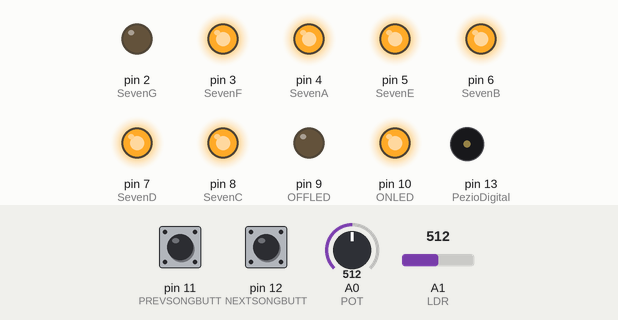
A sketch run on a simulated Arduino Uno, built with avr-gcc and run on an emulated ATmega328P. Shown: output pins drawn as LEDs (lit = HIGH), buzzer (waves = sounding). The inputs (shaded band) are chosen by the test bench; at power-on: pin 12 (NEXTSONGBUTT) LOW, A1 (LDR) = 512, pin 11 (PREVSONGBUTT) LOW, A0 (POT) = 512.

Above: at 1.2 s.
1.3 s: pin 12 (NEXTSONGBUTT) pulled HIGH for 0.15 s
At 2.3 s:
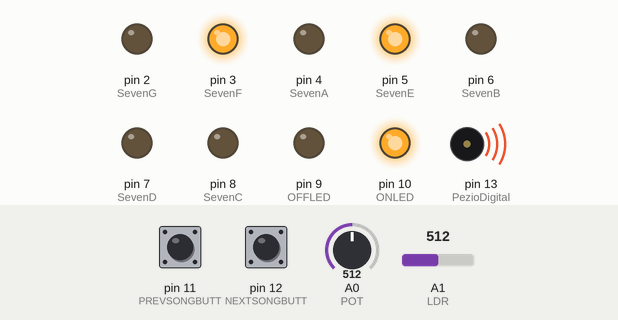
4.4 s: A1 (LDR) set to 22
5.9 s: A1 (LDR) set to 17
At 7.0 s:
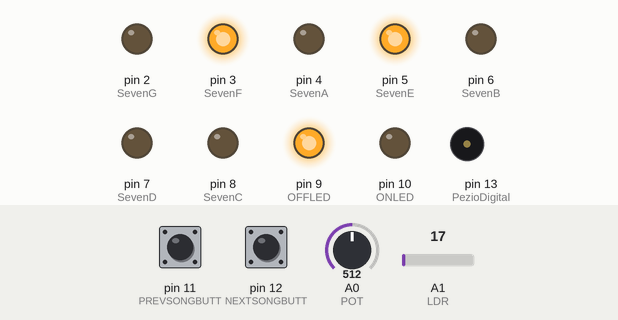
7.4 s: A1 (LDR) set to 122
At 8.1 s:
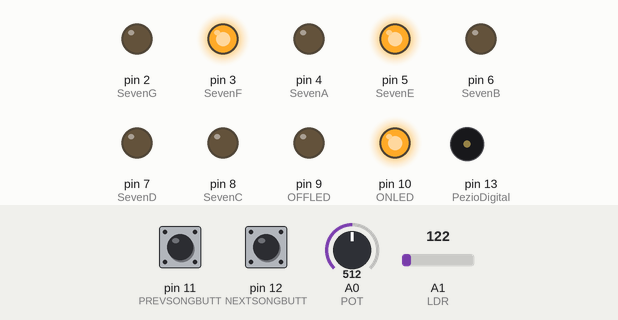
8.9 s: pin 12 (NEXTSONGBUTT) pulled HIGH for 1 s
At 11.6 s:
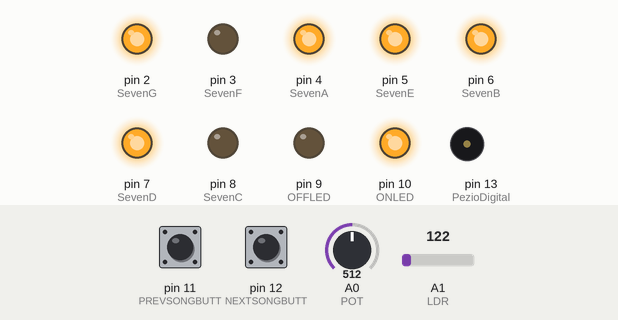
11.9 s: pin 12 (NEXTSONGBUTT) pulled HIGH for 0.15 s
At 15.3 s:
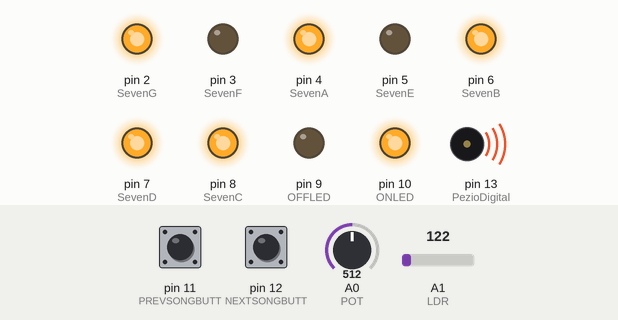
Timing chart, 0 to 15.9 s (numbered marks = the images above; inputs shaded):
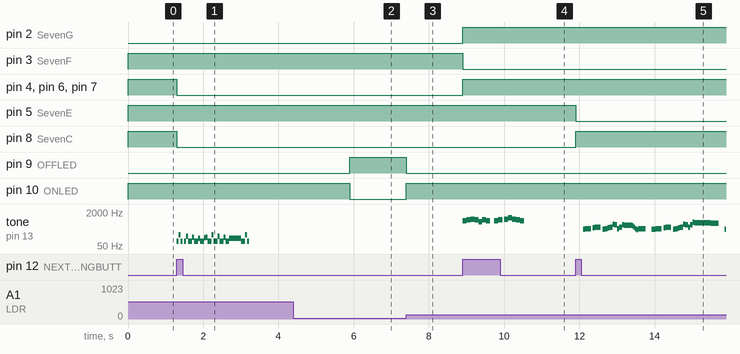

Measured:
- the behaviour switches between 20 and 19 on A1 (LDR) (found by bisection; images 1 and 2)
- after the input at 1.3 s, pin 4 (SevenA), pin 6 (SevenB), pin 7 (SevenD), pin 8 (SevenC): HIGH → LOW at once; tone on pin 13 (PezioDigital): plays 82 Hz for 0.05 s, 165 Hz for 0.05 s, 82 Hz for 0.06 s, 82 Hz for 0.05 s, 147 Hz for 0.05 s, 82 Hz for 0.10 s … (23 notes in this stretch), starting at once
- after the input at 4.4 s, every drawn part: stays the same
- after the input at 5.9 s, pin 9 (OFFLED): LOW → HIGH at once; pin 10 (ONLED): HIGH → LOW at once
- after the input at 7.4 s, pin 9 (OFFLED): HIGH → LOW at once; pin 10 (ONLED): LOW → HIGH at once
- after the input at 8.9 s, pin 2 (SevenG), pin 4 (SevenA), pin 6 (SevenB), pin 7 (SevenD): LOW → HIGH at once; pin 3 (SevenF): HIGH → LOW at once; tone on pin 13 (PezioDigital): plays 784 Hz for 0.10 s, 880 Hz for 0.11 s, 932 Hz for 0.11 s, 880 Hz for 0.10 s, 698 Hz for 0.11 s, 880 Hz for 0.10 s … (14 notes in this stretch), starting at once
- after the input at 11.9 s, pin 5 (SevenE): HIGH → LOW at once; pin 8 (SevenC): LOW → HIGH at once; tone on pin 13 (PezioDigital): plays 311 Hz for 0.05 s, 330 Hz for 0.16 s, 370 Hz for 0.05 s, 392 Hz for 0.16 s, 311 Hz for 0.05 s, 330 Hz for 0.08 s … (35 notes in this stretch), starting after 0.20 s

The sketch:

Run.ino
```cpp
// Start define notes
#define NOTE_B0 31
#define NOTE_C1 33
#define NOTE_CS1 35
#define NOTE_D1 37
#define NOTE_DS1 39
#define NOTE_E1 41
#define NOTE_F1 44
#define NOTE_FS1 46
#define NOTE_G1 49
#define NOTE_GS1 52
#define NOTE_A1 55
#define NOTE_AS1 58
#define NOTE_B1 62
#define NOTE_C2 65
#define NOTE_CS2 69
#define NOTE_D2 73
#define NOTE_DS2 78
#define NOTE_E2 82
#define NOTE_F2 87
#define NOTE_FS2 93
#define NOTE_G2 98
#define NOTE_GS2 104
#define NOTE_A2 110
#define NOTE_AS2 117
#define NOTE_B2 123
#define NOTE_C3 131
#define NOTE_CS3 139
#define NOTE_D3 147
#define NOTE_DS3 156
#define NOTE_E3 165
#define NOTE_F3 175
#define NOTE_FS3 185
#define NOTE_G3 196
#define NOTE_GS3 208
#define NOTE_A3 220
#define NOTE_AS3 233
#define NOTE_B3 247
#define NOTE_C4 262
#define NOTE_CS4 277
#define NOTE_D4 294
#define NOTE_DS4 311
#define NOTE_E4 330
#define NOTE_F4 349
#define NOTE_FS4 370
#define NOTE_G4 392
#define NOTE_GS4 415
#define NOTE_A4 440
#define NOTE_AS4 466
#define NOTE_B4 494
#define NOTE_C5 523
#define NOTE_CS5 554
#define NOTE_D5 587
#define NOTE_DS5 622
#define NOTE_E5 659
#define NOTE_F5 698
#define NOTE_FS5 740
#define NOTE_G5 784
#define NOTE_GS5 831
#define NOTE_A5 880
#define NOTE_AS5 932
#define NOTE_B5 988
#define NOTE_C6 1047
#define NOTE_CS6 1109
#define NOTE_D6 1175
#define NOTE_DS6 1245
#define NOTE_E6 1319
#define NOTE_F6 1397
#define NOTE_FS6 1480
#define NOTE_G6 1568
#define NOTE_GS6 1661
#define NOTE_A6 1760
#define NOTE_AS6 1865
#define NOTE_B6 1976
#define NOTE_C7 2093
#define NOTE_CS7 2217
#define NOTE_D7 2349
#define NOTE_DS7 2489
#define NOTE_E7 2637
#define NOTE_F7 2794
#define NOTE_FS7 2960
#define NOTE_G7 3136
#define NOTE_GS7 3322
#define NOTE_A7 3520
#define NOTE_AS7 3729
#define NOTE_B7 3951
#define NOTE_C8 4186
#define NOTE_CS8 4435
#define NOTE_D8 4699
#define NOTE_DS8 4978
#define REST 0
// end define notes
// Start define pins
#define PezioDigital 13
#define NEXTSONGBUTT 12
#define PREVSONGBUTT 11
#define LDR A1
#define POT A0
#define OFFLED 9
#define ONLED 10
#define ldrTreshold 20
#define SevenA 4
#define SevenB 6
#define SevenC 8
#define SevenD 7
#define SevenE 5
#define SevenF 3
#define SevenG 2
// end define pins
// Start initialize songs
int song1[] = {

    // At Doom's Gate (E1M1)
    // Score available at https://musescore.com/pieridot/doom

    NOTE_E2,
    8,
    NOTE_E2,
    8,
    NOTE_E3,
    8,
    NOTE_E2,
    8,
    NOTE_E2,
    8,
    NOTE_D3,
    8,
    NOTE_E2,
    8,
    NOTE_E2,
    8, //1
    NOTE_C3,
    8,
    NOTE_E2,
    8,
    NOTE_E2,
    8,
    NOTE_AS2,
    8,
    NOTE_E2,
    8,
    NOTE_E2,
    8,
    NOTE_B2,
    8,
    NOTE_C3,
    8,
    NOTE_E2,
    8,
    NOTE_E2,
    8,
    NOTE_E3,
    8,
    NOTE_E2,
    8,
    NOTE_E2,
    8,
    NOTE_D3,
    8,
    NOTE_E2,
    8,
    NOTE_E2,
    8,
    NOTE_C3,
    8,
    NOTE_E2,
    8,
    NOTE_E2,
    8,
    NOTE_AS2,
    -2,

    NOTE_E2,
    8,
    NOTE_E2,
    8,
    NOTE_E3,
    8,
    NOTE_E2,
    8,
    338

};
int song2[] = {

    // Bloody Tears, from Castlevania II
    // Arranged by Bobby Lee. THe flute part was used
    // https://musescore.com/user/263171/scores/883296

    //B-flat major Bb Eb
    REST, 4, NOTE_G5, 4,
    NOTE_A5, 4, NOTE_AS5, 4,
    NOTE_A5, 4, NOTE_F5, 4,
    NOTE_A5, 4, NOTE_G5, 4,
    REST, 4, NOTE_G5, 4,
    NOTE_A5, 4, NOTE_AS5, 4,
    NOTE_C6, 4, NOTE_AS5, 4,

    NOTE_A5, 4, NOTE_G5, 4, //8
    338};

int song3[] = {

    // Pink Panther theme
    // Score available at https://musescore.com/benedictsong/the-pink-panther
    // Theme by Masato Nakamura, arranged by Teddy Mason

    REST,
    2,
    REST,
    4,
    REST,
    8,
    NOTE_DS4,
    8,
    NOTE_E4,
    -4,
    REST,
    8,
    NOTE_FS4,
    8,
    NOTE_G4,
    -4,
    REST,
    8,
    NOTE_DS4,
    8,
    NOTE_E4,
    -8,
    NOTE_FS4,
    8,
    NOTE_G4,
    -8,
    NOTE_C5,
    8,
    NOTE_B4,
    -8,
    NOTE_E4,
    8,
    NOTE_G4,
    -8,
    NOTE_B4,
    8,
    NOTE_AS4,
    2,
    NOTE_A4,
    -16,
    NOTE_G4,
    -16,
    NOTE_E4,
    -16,
    NOTE_D4,
    -16,
    NOTE_E4,
    2,
    REST,
    4,
    REST,
    8,
    NOTE_DS4,
    4,

    NOTE_E4,
    -4,
    REST,
    8,
    NOTE_FS4,
    8,
    NOTE_G4,
    -4,
    REST,
    8,
    NOTE_DS4,
    8,
    NOTE_E4,
    -8,
    NOTE_FS4,
    8,
    NOTE_G4,
    -8,
    NOTE_C5,
    8,
    NOTE_B4,
    -8,
    NOTE_G4,
    8,
    NOTE_B4,
    -8,
    NOTE_E5,
    8,
    NOTE_DS5,
    1,
    NOTE_D5,
    2,
    REST,
    4,
    REST,
    8,
    NOTE_DS4,
    8,
    NOTE_E4,
    -4,
    REST,
    8,
    NOTE_FS4,
    8,
    NOTE_G4,
    -4,
    REST,
    8,
    NOTE_DS4,
    8,
    NOTE_E4,
    -8,
    NOTE_FS4,
    8,
    NOTE_G4,
    -8,
    NOTE_C5,
    8,
    NOTE_B4,
    -8,
    NOTE_E4,
    8,
    NOTE_G4,
    -8,
    NOTE_B4,
    8,

    NOTE_AS4,
    2,
    NOTE_A4,
    -16,
    NOTE_G4,
    -16,
    NOTE_E4,
    -16,
    NOTE_D4,
    -16,
    NOTE_E4,
    -4,
    REST,
    4,
    REST,
    4,
    NOTE_E5,
    -8,
    NOTE_D5,
    8,
    NOTE_B4,
    -8,
    NOTE_A4,
    8,
    NOTE_G4,
    -8,
    NOTE_E4,
    -8,
    NOTE_AS4,
    16,
    NOTE_A4,
    -8,
    NOTE_AS4,
    16,
    NOTE_A4,
    -8,
    NOTE_AS4,
    16,
    NOTE_A4,
    -8,
    NOTE_AS4,
    16,
    NOTE_A4,
    -8,
    NOTE_G4,
    -16,
    NOTE_E4,
    -16,
    NOTE_D4,
    -16,
    NOTE_E4,
    16,
    NOTE_E4,
    16,
    NOTE_E4,
    2,
    338};

int song4[] = {

    //Based on the arrangement at https://www.flutetunes.com/tunes.php?id=169

    NOTE_AS4, -2, NOTE_F4, 8, NOTE_F4, 8, NOTE_AS4, 8, //1
    NOTE_GS4, 16, NOTE_FS4, 16, NOTE_GS4, -2,
    NOTE_AS4, -2, NOTE_FS4, 8, NOTE_FS4, 8, NOTE_AS4, 8,
    NOTE_A4, 16, NOTE_G4, 16, NOTE_A4, -2,
    REST, 1,

    NOTE_AS4, 4, NOTE_F4, -4, NOTE_AS4, 8, NOTE_AS4, 16, NOTE_C5, 16, NOTE_D5, 16, NOTE_DS5, 16, //7
    NOTE_F5, 2, NOTE_F5, 8, NOTE_F5, 8, NOTE_F5, 8, NOTE_FS5, 16, NOTE_GS5, 16,
    NOTE_AS5, -2, NOTE_AS5, 8, NOTE_AS5, 8, NOTE_GS5, 8, NOTE_FS5, 16,
    NOTE_GS5, -8, NOTE_FS5, 16, NOTE_F5, 2, NOTE_F5, 4,

    NOTE_DS5, -8, NOTE_F5, 16, NOTE_FS5, 2, NOTE_F5, 8, NOTE_DS5, 8, //11
    NOTE_CS5, -8, NOTE_DS5, 16, NOTE_F5, 2, NOTE_DS5, 8, NOTE_CS5, 8,
    NOTE_C5, -8, NOTE_D5, 16, NOTE_E5, 2, NOTE_G5, 8,
    NOTE_F5, 16, NOTE_F4, 16, NOTE_F4, 16, NOTE_F4, 16, NOTE_F4, 16, NOTE_F4, 16, NOTE_F4, 16, NOTE_F4, 16, NOTE_F4, 8, NOTE_F4, 16, NOTE_F4, 8,

    NOTE_AS4, 4, NOTE_F4, -4, NOTE_AS4, 8, NOTE_AS4, 16, NOTE_C5, 16, NOTE_D5, 16, NOTE_DS5, 16, //15
    NOTE_F5, 2, NOTE_F5, 8, NOTE_F5, 8, NOTE_F5, 8, NOTE_FS5, 16, NOTE_GS5, 16,
    NOTE_AS5, -2, NOTE_CS6, 4,
    NOTE_C6, 4, NOTE_A5, 2, NOTE_F5, 4,
    NOTE_FS5, -2, NOTE_AS5, 4,
    NOTE_A5, 4, NOTE_F5, 2, NOTE_F5, 4,

    NOTE_FS5, -2, NOTE_AS5, 4,
    NOTE_A5, 4, NOTE_F5, 2, NOTE_D5, 4,
    NOTE_DS5, -2, NOTE_FS5, 4,
    NOTE_F5, 4, NOTE_CS5, 2, NOTE_AS4, 4,
    NOTE_C5, -8, NOTE_D5, 16, NOTE_E5, 2, NOTE_G5, 8,
    NOTE_F5, 16, NOTE_F4, 16, NOTE_F4, 16, NOTE_F4, 16, NOTE_F4, 16, NOTE_F4, 16, NOTE_F4, 16, NOTE_F4, 16, NOTE_F4, 8, NOTE_F4, 16, NOTE_F4, 8, 338};
int song5[] = {

    // Keyboard cat
    // Score available at https://musescore.com/user/142788/scores/147371

    REST,
    1,
    REST,
    1,
    NOTE_C4,
    4,
    NOTE_E4,
    4,
    NOTE_G4,
    4,
    NOTE_E4,
    4,
    NOTE_C4,
    4,
    NOTE_E4,
    8,
    NOTE_G4,
    -4,
    NOTE_E4,
    4,
    NOTE_A3,
    4,
    NOTE_C4,
    4,
    NOTE_E4,
    4,
    NOTE_C4,
    4,
    NOTE_A3,
    4,
    NOTE_C4,
    8,
    NOTE_E4,
    -4,
    NOTE_C4,
    4,
    NOTE_G3,
    4,
    NOTE_B3,
    4,
    NOTE_D4,
    4,
    NOTE_B3,
    4,
    NOTE_G3,
    4,
    NOTE_B3,
    8,
    NOTE_D4,
    -4,
    NOTE_B3,
    4,
    338

};
// Stop initialize songs
int *songs[] = {
    song1, song2, song3, song4, song5};

int songNum = 0;

void nextSong()
{
  if (songNum != 5)
  {
    songNum++;
  }
}

void prevSong()
{
  if (songNum != 0)
  {
    songNum--;
  }
}

void stopSong()
{
  noTone(PezioDigital);
}

// initialize vars with default values
int tempo = 160;
int wholenote = (60000 * 4) / tempo;
bool playing = true;
int note = 0;
int noteDuration;
unsigned int pauseBetweenNotes;
unsigned long newtime = millis();
unsigned long oldtime;
bool nexNote = true;
bool press = false;
int size;

void resetvars()
{
  playing = true;
  note = 0;
  newtime = millis();
  nexNote = true;
}

void printNumber(int number[], int size, bool state)
{

  for (int i = 0; i < size; i++)
  {
    digitalWrite(number[i], state);
  }
}
// initialize all visible numbers for the seven segmentdisplay
int numbers[][7] = {
    {SevenA, SevenB, SevenC, SevenD, SevenE, SevenF}, // 0,
    {SevenF, SevenE},                                 // 1,
    {SevenA, SevenB, SevenG, SevenE, SevenD},         // 2,
    {SevenA, SevenB, SevenG, SevenC, SevenD},         // 3,
    {SevenF, SevenG, SevenB, SevenC},                 // 4,
    {SevenA, SevenF, SevenG, SevenC, SevenD},         //5
};

void setup()
{
  pinMode(PezioDigital, OUTPUT);
  pinMode(NEXTSONGBUTT, INPUT);
  pinMode(PREVSONGBUTT, INPUT);
  pinMode(ONLED, OUTPUT);
  pinMode(OFFLED, OUTPUT);
  pinMode(SevenA, OUTPUT);
  pinMode(SevenB, OUTPUT);
  pinMode(SevenC, OUTPUT);
  pinMode(SevenD, OUTPUT);
  pinMode(SevenE, OUTPUT);
  pinMode(SevenF, OUTPUT);
  pinMode(SevenG, OUTPUT);
  pinMode(POT, INPUT);
  size = sizeof(numbers[songNum]) / sizeof(numbers[songNum][0]);
  printNumber(numbers[songNum], size, true);
}

void loop()
{
  tempo = analogRead(POT);
  if (tempo < 160)
  {
    tempo = 160;
  }
  if (analogRead(LDR) >= ldrTreshold)
  {
    digitalWrite(OFFLED, false);
    digitalWrite(ONLED, true);
    newtime = millis();
    if (playing)
    {
      if (songNum == 0 && playing == true)
      {
        playing = false;
      }
      if (nexNote)
      {
        wholenote = (60000 * 4) / tempo;
        if (songs[songNum - 1][note + 1] > 0)
        {
          noteDuration = wholenote / songs[songNum - 1][note + 1];
        }
        else
        {
          noteDuration = (wholenote) / abs(songs[songNum - 1][note + 1]);
          noteDuration *= 1.5;
        }
        pauseBetweenNotes = noteDuration * 0.9;
        tone(PezioDigital, songs[songNum - 1][note], noteDuration);
        nexNote = false;
      }
      if (newtime - oldtime >= pauseBetweenNotes)
      {
        stopSong();
        oldtime = newtime;
        note += 2;
        nexNote = true;
        if (songs[songNum - 1][note] == 338)
        {
          playing = false;
          nexNote = false;
          stopSong();
        }
      }
    }

    if (!press)
    {
      if (digitalRead(NEXTSONGBUTT))
      {
        size = sizeof(numbers[songNum]) / sizeof(numbers[songNum][0]);
        printNumber(numbers[songNum], size, false);
        nextSong();
        stopSong();

        size = sizeof(numbers[songNum]) / sizeof(numbers[songNum][0]);
        printNumber(numbers[songNum], size, true);
        press = true;
        resetvars();
      }
      else if (digitalRead(PREVSONGBUTT))
      {
        size = sizeof(numbers[songNum]) / sizeof(numbers[songNum][0]);
        printNumber(numbers[songNum], size, false);
        prevSong();
        stopSong();

        size = sizeof(numbers[songNum]) / sizeof(numbers[songNum][0]);
        printNumber(numbers[songNum], size, true);
        press = true;
        resetvars();
      }
    }
    else if (digitalRead(PREVSONGBUTT) == 0 && digitalRead(NEXTSONGBUTT) == 0)
    {
      press = false;
      oldtime = millis();
    }
  }
  else
  {
    digitalWrite(OFFLED, true);
    stopSong();
    digitalWrite(ONLED, false);
  }
}
```
